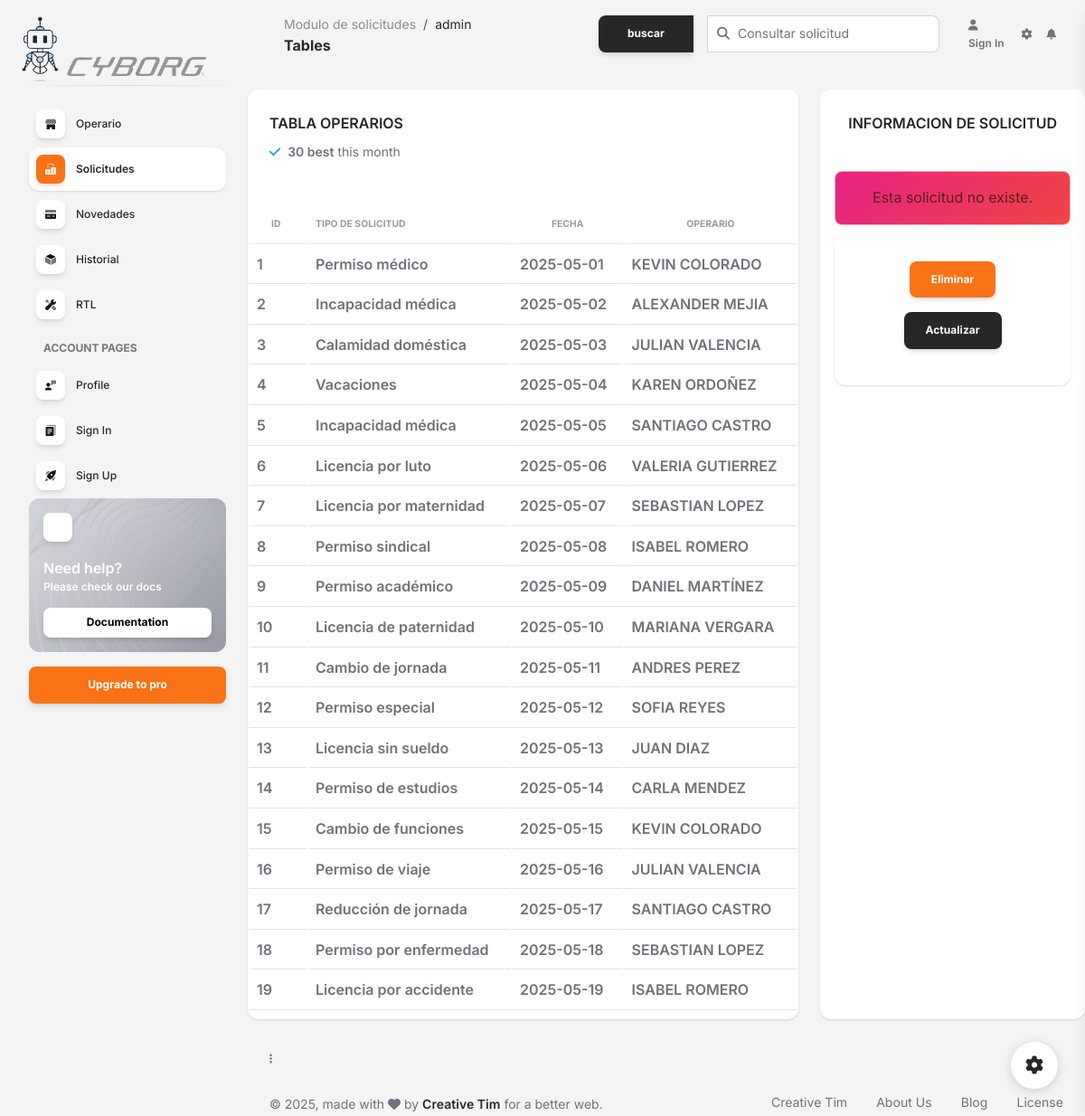
Page /pages/solicitud_ope.php on the committed database.
### tables this page shows
CREATE TABLE SOLICITUD (
	ID_SOL INT AUTO_INCREMENT PRIMARY KEY,
	TIP_SOL varchar(25) DEFAULT NULL,
	FEC_SOL varchar(25) DEFAULT NULL,
	DES_SOL varchar(200) DEFAULT NULL,
	FOT_SOL varchar(50) DEFAULT NULL,
	EST_SOL varchar(10) DEFAULT NULL,
	DET_SOL varchar(100) DEFAULT NULL,
	ID_OPE int(11) NOT NULL
);

CREATE TABLE OPERARIO (
	ID_OPE INT AUTO_INCREMENT PRIMARY KEY ,
	NOM_OPE VARCHAR (25),
	APE_OPE VARCHAR (25),
	TDO_OPE VARCHAR (4),
	NRO_OPE CHAR (12) UNIQUE NOT NULL,
	TDC_OPE VARCHAR (15),
	CAR_OPE VARCHAR (15) ,
	DIR_OPE VARCHAR(50),
	TEL_OPE CHAR (10),
	RH_OPE  VARCHAR (4),
	EMA_OPE VARCHAR (50),
	EPS_OPE VARCHAR (20),
	ARL_OPE CHAR (10),
	FOT_OPE VARCHAR (50),
	SES_OPE INT (1) 
	);

### pages/solicitud_ope.php (the view, shortened to what this page needs)
<!DOCTYPE html>
<html lang="en">
<head>
  <link href="https://demos.creative-tim.com/soft-ui-dashboard/assets/css/nucleo-icons.css" rel="stylesheet" />
  <link href="https://demos.creative-tim.com/soft-ui-dashboard/assets/css/nucleo-svg.css" rel="stylesheet" />
  <link id="pagestyle" href="../assets/css/soft-ui-dashboard.css?v=1.1.0" rel="stylesheet" />
</head>
<body class="g-sidenav-show  bg-gray-100">
  <aside class="sidenav navbar navbar-vertical navbar-expand-xs border-0 border-radius-xl my-3 fixed-start ms-3 " id="sidenav-main">
    <div class="sidenav-header">
      <img src="../assets/img/logo.png" class=" h-100" alt="main_logo">
      <a class="navbar-brand m-0" href=" https://demos.creative-tim.com/soft-ui-dashboard/pages/dashboard.html " target="_blank">
      </a>
    </div>
    <hr class="horizontal dark mt-0">
    <div class="collapse navbar-collapse  w-auto " id="sidenav-collapse-main">
      <ul class="navbar-nav">
        <li class="nav-item">
          <a class="nav-link  " href="../vista/dashboard.php">
            <div class="icon icon-shape icon-sm shadow border-radius-md bg-white text-center me-2 d-flex align-items-center justify-content-center">
            </div>
            <span class="nav-link-text ms-1">Operario</span>
          </a>
        </li>
        <li class="nav-item">
          <a class="nav-link  active" href="solicitud.php">
            <div class="icon icon-shape icon-sm shadow border-radius-md bg-white text-center me-2 d-flex align-items-center justify-content-center">
            </div>
            <span class="nav-link-text ms-1">Solicitudes</span>
          </a>
        </li>
        <li class="nav-item">
          <a class="nav-link  " href="../pages/novedad.php">
            <div class="icon icon-shape icon-sm shadow border-radius-md bg-white text-center me-2 d-flex align-items-center justify-content-center">
            </div>
            <span class="nav-link-text ms-1">Novedades</span>
          </a>
        </li>
        <li class="nav-item">
          <a class="nav-link  " href="../pages/virtual-reality.html">
            <div class="icon icon-shape icon-sm shadow border-radius-md bg-white text-center me-2 d-flex align-items-center justify-content-center">
            </div>
            <span class="nav-link-text ms-1">Historial</span>
          </a>
        </li>
        <li class="nav-item">
          <a class="nav-link  " href="../pages/rtl.html">
            <div class="icon icon-shape icon-sm shadow border-radius-md bg-white text-center me-2 d-flex align-items-center justify-content-center">
            </div>
            <span class="nav-link-text ms-1">RTL</span>
          </a>
        </li>
        <li class="nav-item mt-3">
          <h6 class="ps-4 ms-2 text-uppercase text-xs font-weight-bolder opacity-6">Account pages</h6>
        </li>
        <li class="nav-item">
          <a class="nav-link  " href="../pages/profile.html">
            <div class="icon icon-shape icon-sm shadow border-radius-md bg-white text-center me-2 d-flex align-items-center justify-content-center">
            </div>
            <span class="nav-link-text ms-1">Profile</span>
          </a>
        </li>
        <li class="nav-item">
          <a class="nav-link  " href="../pages/sign-in.html">
            <div class="icon icon-shape icon-sm shadow border-radius-md bg-white text-center me-2 d-flex align-items-center justify-content-center">
            </div>
            <span class="nav-link-text ms-1">Sign In</span>
          </a>
        </li>
        <li class="nav-item">
          <a class="nav-link  " href="../pages/sign-up.html">
            <div class="icon icon-shape icon-sm shadow border-radius-md bg-white text-center me-2 d-flex align-items-center justify-content-center">
            </div>
            <span class="nav-link-text ms-1">Sign Up</span>
          </a>
        </li>
      </ul>
    </div>
    <div class="sidenav-footer mx-3 ">
      <div class="card card-background shadow-none card-background-mask-secondary" id="sidenavCard">
        <div class="full-background" style="background-image: url('../assets/img/curved-images/white-curved.jpg')"></div>
        <div class="card-body text-start p-3 w-100">
          <div class="icon icon-shape icon-sm bg-white shadow text-center mb-3 d-flex align-items-center justify-content-center border-radius-md">
          </div>
          <div class="docs-info">
            <h6 class="text-white up mb-0">Need help?</h6>
            <p class="text-xs font-weight-bold">Please check our docs</p>
            <a href="https://www.creative-tim.com/learning-lab/bootstrap/license/soft-ui-dashboard" target="_blank" class="btn btn-white btn-sm w-100 mb-0">Documentation</a>
          </div>
        </div>
      </div>
      <a class="btn btn-primary mt-3 w-100" href="https://www.creative-tim.com/product/soft-ui-dashboard-pro?ref=sidebarfree">Upgrade to pro</a>
    </div>
  </aside>
  <main class="main-content position-relative max-height-vh-100 h-100 border-radius-lg ">
    <nav class="navbar navbar-main navbar-expand-lg px-0 mx-4 shadow-none border-radius-xl" id="navbarBlur" navbar-scroll="true">
      <div class="container-fluid py-1 px-3">
        <nav aria-label="breadcrumb">
          <ol class="breadcrumb bg-transparent mb-0 pb-0 pt-1 px-0 me-sm-6 me-5">
            <li class="breadcrumb-item text-sm"><a class="opacity-5 text-dark" href="javascript:;">Modulo de solicitudes</a></li>
            <li class="breadcrumb-item text-sm text-dark active" aria-current="page">admin</li>
          </ol>
          <h6 class="font-weight-bolder mb-0">Tables</h6>
        </nav>
        <div class="ms-md-auto pe-md-3 d-flex align-items-center">
           <form action="<?php echo htmlspecialchars($_SERVER["PHP_SELF"]); ?>" method="post">
               <div class="input-group">
                <input type="submit" class="btn btn-dark btn-sm mb-0 me-3" value="buscar" ></input>
                <span class="input-group-text text-body"><i class="fas fa-search" aria-hidden="true"></i></span>
                <input type="text" class="form-control" placeholder="Consultar solicitud" name="cod" required>
               </div>
           </form>
          </div>
          </div>
          <ul class="navbar-nav  justify-content-end">
            <li class="nav-item d-flex align-items-center">
            <li class="nav-item d-flex align-items-center">
              <a href="javascript:;" class="nav-link text-body font-weight-bold px-0">
                <i class="fa fa-user me-sm-1"></i>
                <span class="d-sm-inline d-none">Sign In</span>
              </a>
            </li>
            <li class="nav-item px-3 d-flex align-items-center">
              <a href="javascript:;" class="nav-link text-body p-0">
                <i class="fa fa-cog fixed-plugin-button-nav cursor-pointer"></i>
              </a>
            </li>
            <li class="nav-item dropdown pe-2 d-flex align-items-center">
              <a href="javascript:;" class="nav-link text-body p-0" id="dropdownMenuButton" data-bs-toggle="dropdown" aria-expanded="false">
                <i class="fa fa-bell cursor-pointer"></i>
              </a>
            </li>
          </ul>
    </nav>
    <div class="row my-4">
        <div class="col-lg-8 col-md-6 mb-md-0 mb-4">
          <div class="card">
            <div class="card-header pb-0">
              <div class="row">
                <div class="col-lg-6 col-7">
                  <h6>TABLA OPERARIOS</h6>
                  <p class="text-sm mb-0">
                    <i class="fa fa-check text-info" aria-hidden="true"></i>
                    <span class="font-weight-bold ms-1">30 best</span> this month
                  </p>
                </div>
              </div>
            </div>
            <div class="card-body p-5 px-0 pb-2">
              <div class="table-responsive">
                <table class="table align-items-center mb-0">
                  <thead>
                    <tr>
                      <th class="text-uppercase text-secondary text-xxs font-weight-bolder opacity-7">ID</th>
                      <th class="text-uppercase text-secondary text-xxs font-weight-bolder opacity-7 ps-2">Tipo de solicitud</th>
                      <th class="text-center text-uppercase text-secondary text-xxs font-weight-bolder opacity-7"> Fecha </th>
                      <th class="text-center text-uppercase text-secondary text-xxs font-weight-bolder opacity-7">Operario</th>
                    </tr>
                  </thead>
                  <tbody>
                      <?php
                      require_once "../controller/conexion_bd.php";
                       $registro = mysqli_query($conex,"SELECT n.*, o.NOM_OPE, o.APE_OPE FROM SOLICITUD n
                    INNER JOIN operario o ON n.ID_OPE = o.ID_OPE
                    ") or die ("error".mysqli_error($conex));
                    while ($reg = mysqli_fetch_array($registro)) {
                        echo '<tr>';
                        echo '<th>'.$reg['ID_SOL'].'</th>';
                        echo '<th>'.$reg['TIP_SOL'].'</th>';
                        echo '<th>'.$reg['FEC_SOL'].'</th>';
                        echo '<th>'.$reg['NOM_OPE'].' '.$reg['APE_OPE'].'</th>';
                        echo '</tr>';
            }
                        echo '</table>';
            ?>
              </div>
            </div>
          </div>
        </div>
        <div class="col-lg-4 col-md-4 text-center">
          <div class="card h-100">
            <div class="card-header pb-0 mb-3">
              <h6>INFORMACION DE SOLICITUD </h6>
            </div>
            <div class="card-body p-3">
              <?php
                if ($_SERVER["REQUEST_METHOD"] == "POST") {
                    require_once '../controller/conexion_bd.php';
                    $cod = $_POST['cod'];
                    $cod = mysqli_real_escape_string($conex, $cod);
                    $registro = mysqli_query($conex, "SELECT  n.*, o.NOM_OPE, o.APE_OPE  , o.CAR_OPE FROM solicitud n INNER JOIN operario o ON n.ID_OPE = o.ID_OPE WHERE id_sol = $cod") or die("Error: " . mysqli_error($conex));
                      if($reg=mysqli_fetch_array($registro)){
                          echo '<th><img src="'.$reg['FOT_SOL'].'" width="200" height="200"></th>';
                          echo '<tr>';
                            echo '<tr><td><p> ID: '.$reg['ID_SOL'].'</p></td> </tr>';
                            echo '<tr><td><p> Tipo: '.$reg['TIP_SOL'].'</p></td> </tr>';
                            echo '<tr><td><p> Fecha: '.$reg['FEC_SOL'].'</p></td> </tr>';
                            echo '<tr><td><p> Descripcion: '.$reg['DES_SOL'].'</p></td> </tr>';
                            echo '<tr><td><p> Nombre '.$reg['NOM_OPE']. ' '.$reg['APE_OPE'].'</p></td> </tr>';
                            echo '<tr><td><p> Cargo: '.$reg['CAR_OPE'].'</p></td> </tr>';
                            if (isset($_POST['eli'])) {
                              mysqli_query($conex, "DELETE FROM NOVEDAD WHERE id_nov = '$cod'") or die("Error: " . mysqli_error($conex));
                              echo "<div class='alert alert-success text-center' role='alert'>novedad eliminada exitosamente</div>";
                          }  else {
                            }
                            mysqli_close($conex);
                          }
                      }
                      else{
                          echo "<div class='alert alert-danger' role='alert'>
                               Esta solicitud no existe.
                                </div>
                                <script>
                                  setTimeout(function() {
                                      var alerta = document.getElementById('alerta');
                                      if (alerta) {
                                          alerta.style.display = 'none';
                                      }
                                  }, 5000); // 5000 milisegundos = 5 segundos
                                </script>";
                      }
                  ?>
                  <div class="card card-footer">
                    <form action="<?php echo htmlspecialchars($_SERVER["PHP_SELF"]); ?>" method="post">
                      <input type="submit" name="eli" class="btn btn-primary" backgroundColor="dark" value="Eliminar">
                    </form>
                    <form action="aaa.php">
                      <input type="submit" name="editar" class="btn btn-dark" value="Actualizar">
                    </div>
            </div>
            </div>
            </div>
          </div>
                      <td class="align-middle">
                        <button class="btn btn-link text-secondary mb-0" aria-haspopup="true" aria-expanded="false">
                          <i class="fa fa-ellipsis-v text-xs"></i>
                        </button>
                      </td>
      <footer class="footer pt-3  ">
        <div class="container-fluid">
          <div class="row align-items-center justify-content-lg-between">
            <div class="col-lg-6 mb-lg-0 mb-4">
              <div class="copyright text-center text-sm text-muted text-lg-start">
                © ,
                made with <i class="fa fa-heart"></i> by
                <a href="https://www.creative-tim.com" class="font-weight-bold" target="_blank">Creative Tim</a>
                for a better web.
              </div>
            </div>
            <div class="col-lg-6">
              <ul class="nav nav-footer justify-content-center justify-content-lg-end">
                <li class="nav-item">
                  <a href="https://www.creative-tim.com" class="nav-link text-muted" target="_blank">Creative Tim</a>
                </li>
                <li class="nav-item">
                  <a href="https://www.creative-tim.com/presentation" class="nav-link text-muted" target="_blank">About Us</a>
                </li>
                <li class="nav-item">
                  <a href="https://www.creative-tim.com/blog" class="nav-link text-muted" target="_blank">Blog</a>
                </li>
                <li class="nav-item">
                  <a href="https://www.creative-tim.com/license" class="nav-link pe-0 text-muted" target="_blank">License</a>
                </li>
              </ul>
            </div>
          </div>
        </div>
      </footer>
  </main>
  <div class="fixed-plugin">
    <a class="fixed-plugin-button text-dark position-fixed px-3 py-2">
      <i class="fa fa-cog py-2"> </i>
    </a>
  </div>
</body>
</html>

### rows in the picture
solicitud: ID_SOL "1", TIP_SOL "Permiso médico", FEC_SOL "2025-05-01", ID_OPE.NOM_OPE "KEVIN", ID_OPE.APE_OPE "COLORADO"
solicitud: ID_SOL "2", TIP_SOL "Incapacidad médica", FEC_SOL "2025-05-02", ID_OPE.NOM_OPE "ALEXANDER", ID_OPE.APE_OPE "MEJIA"
solicitud: ID_SOL "3", TIP_SOL "Calamidad doméstica", FEC_SOL "2025-05-03", ID_OPE.NOM_OPE "JULIAN", ID_OPE.APE_OPE "VALENCIA"
solicitud: ID_SOL "4", TIP_SOL "Vacaciones", FEC_SOL "2025-05-04", ID_OPE.NOM_OPE "KAREN", ID_OPE.APE_OPE "ORDOÑEZ"
solicitud: ID_SOL "5", TIP_SOL "Incapacidad médica", FEC_SOL "2025-05-05", ID_OPE.NOM_OPE "SANTIAGO", ID_OPE.APE_OPE "CASTRO"
solicitud: ID_SOL "6", TIP_SOL "Licencia por luto", FEC_SOL "2025-05-06", ID_OPE.NOM_OPE "VALERIA", ID_OPE.APE_OPE "GUTIERREZ"
solicitud: ID_SOL "7", TIP_SOL "Licencia por maternidad", FEC_SOL "2025-05-07", ID_OPE.NOM_OPE "SEBASTIAN", ID_OPE.APE_OPE "LOPEZ"
solicitud: ID_SOL "8", TIP_SOL "Permiso sindical", FEC_SOL "2025-05-08", ID_OPE.NOM_OPE "ISABEL", ID_OPE.APE_OPE "ROMERO"
solicitud: ID_SOL "9", TIP_SOL "Permiso académico", FEC_SOL "2025-05-09", ID_OPE.NOM_OPE "DANIEL", ID_OPE.APE_OPE "MARTÍNEZ"
solicitud: ID_SOL "10", TIP_SOL "Licencia de paternidad", FEC_SOL "2025-05-10", ID_OPE.NOM_OPE "MARIANA", ID_OPE.APE_OPE "VERGARA"
solicitud: ID_SOL "11", TIP_SOL "Cambio de jornada", FEC_SOL "2025-05-11", ID_OPE.NOM_OPE "ANDRES", ID_OPE.APE_OPE "PEREZ"
solicitud: ID_SOL "12", TIP_SOL "Permiso especial", FEC_SOL "2025-05-12", ID_OPE.NOM_OPE "SOFIA", ID_OPE.APE_OPE "REYES"
solicitud: ID_SOL "13", TIP_SOL "Licencia sin sueldo", FEC_SOL "2025-05-13", ID_OPE.NOM_OPE "JUAN", ID_OPE.APE_OPE "DIAZ"
solicitud: ID_SOL "14", TIP_SOL "Permiso de estudios", FEC_SOL "2025-05-14", ID_OPE.NOM_OPE "CARLA", ID_OPE.APE_OPE "MENDEZ"
solicitud: ID_SOL "15", TIP_SOL "Cambio de funciones", FEC_SOL "2025-05-15", ID_OPE.NOM_OPE "KEVIN", ID_OPE.APE_OPE "COLORADO"
solicitud: ID_SOL "16", TIP_SOL "Permiso de viaje", FEC_SOL "2025-05-16", ID_OPE.NOM_OPE "JULIAN", ID_OPE.APE_OPE "VALENCIA"
solicitud: ID_SOL "17", TIP_SOL "Reducción de jornada", FEC_SOL "2025-05-17", ID_OPE.NOM_OPE "SANTIAGO", ID_OPE.APE_OPE "CASTRO"
solicitud: ID_SOL "18", TIP_SOL "Permiso por enfermedad", FEC_SOL "2025-05-18", ID_OPE.NOM_OPE "SEBASTIAN", ID_OPE.APE_OPE "LOPEZ"
solicitud: ID_SOL "19", TIP_SOL "Licencia por accidente", FEC_SOL "2025-05-19", ID_OPE.NOM_OPE "ISABEL", ID_OPE.APE_OPE "ROMERO"
